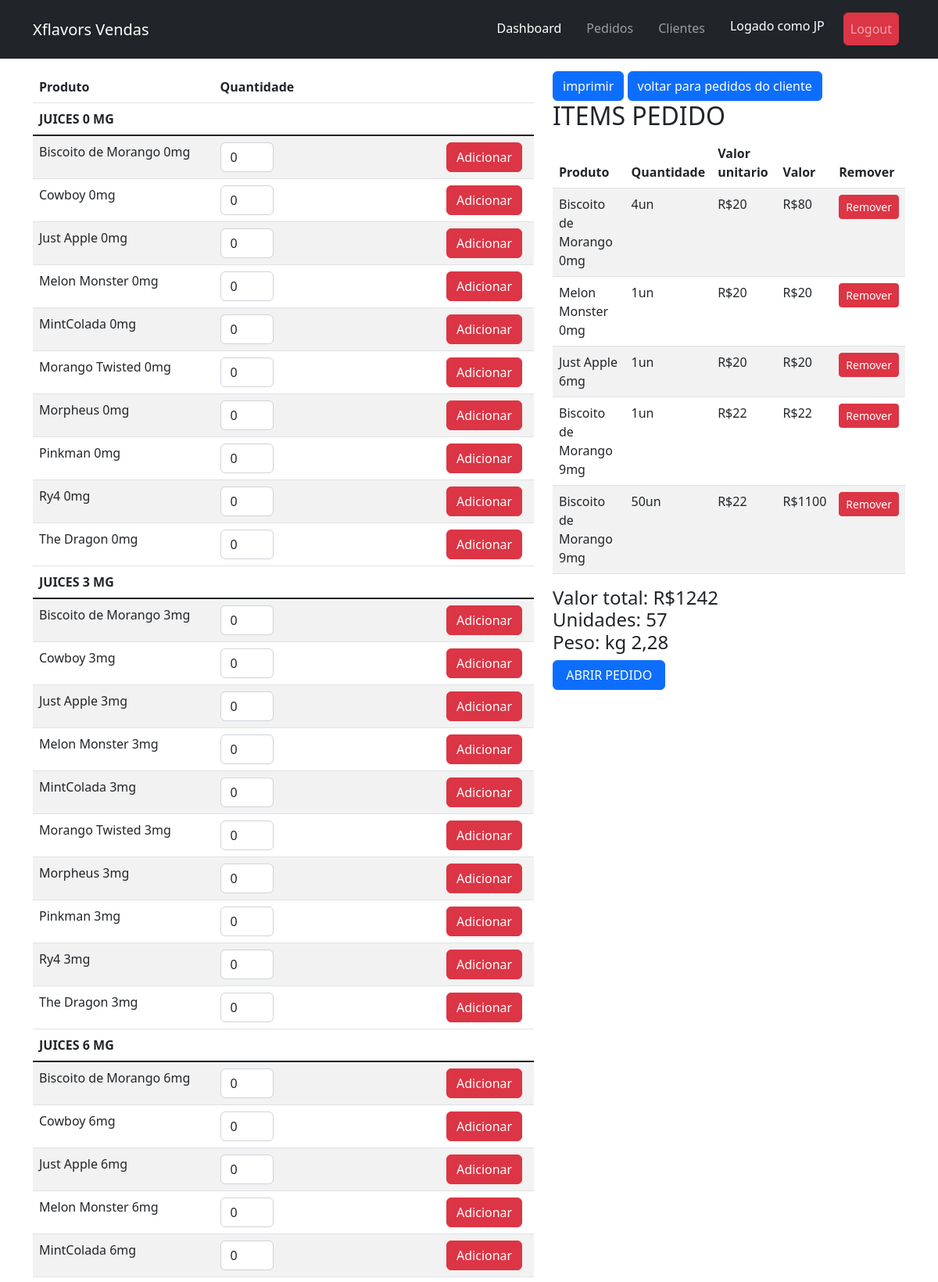
The app's page /pedido/14/42/ (signed in, upper part) with its own data.
### produtos/models.py (models this page shows, shortened)
class Juice(models.Model):
    NIC = (
        ("0mg", "0"),
        ("3mg", "3"),
        ("6mg", "6"),
        ("9mg", "9"),
        ("12mg", "12"),
    )
    nome = models.CharField(max_length=50)
    mls = models.IntegerField()
    mg = models.CharField(max_length= 4, choices = NIC,
        default ='0')
    valor = models.DecimalField(max_digits=8,decimal_places=2)
    descricao = models.TextField(max_length=800)
    criado = models.DateField(auto_now_add=True)
    updated = models.DateTimeField(auto_now=True)
    imagem = models.ImageField(upload_to='static/juices', null=True, blank=True)
    created_at = models.DateTimeField(auto_now_add=True, blank=True, null=True)
    updated_at = models.DateTimeField(auto_now=True, blank=True, null=True)

### pedidos/models.py (models this page shows, shortened)
class Pedido(models.Model):
    cliente = models.ForeignKey(Cliente, on_delete=models.CASCADE)
    vendedor = models.ForeignKey(Vendedor, on_delete=models.CASCADE)
    items = models.ManyToManyField(Item)
    created_at = models.DateTimeField(auto_now_add=True, blank=True, null=True)
    updated_at = models.DateTimeField(auto_now=True, blank=True, null=True)
    status = models.BooleanField(default=False)
    pagamento = models.BooleanField(default=False)
    primeira_compra = models.BooleanField(default=False)
    recebido = models.BooleanField(default=False)
    @property
    def valor_total(self):
        return sum([int(item.valor_total) for item in self.items.all()])
    @property
    def unidades_total(self):
        quantidade = sum([int(item.quantidade) for item in self.items.all()])
        return quantidade
    @property
    def peso(self):
        quantidade =  sum([int(item.quantidade) for item in self.items.all()])
        return  round(quantidade * 0.04,2)

class Item(models.Model):
    produto = models.ForeignKey(Juice, on_delete=models.CASCADE)
    quantidade = models.PositiveIntegerField()
    created_at = models.DateTimeField(auto_now_add=True, blank=True, null=True)
    updated_at = models.DateTimeField(auto_now=True, blank=True, null=True)
    @property
    def valor_total(self):
        qr_item = [it.items.all() for it in self.pedido_set.all()]
        total = []
        for items in qr_item:
            for item  in items:
                total.append(item.quantidade)
        quantidade= sum(total)
        if self.produto.mg == '9mg' or self.produto.mg == '12mg':
            if quantidade >= 20 and quantidade <= 49:
                return 24 * self.quantidade
            elif quantidade >= 50 and quantidade <= 99:
                return 22 * self.quantidade
            elif quantidade >= 100 and quantidade <= 199:
                return 20 * self.quantidade
            elif quantidade >= 200:
                return 19 * self.quantidade
            else:
                return self.quantidade * 27
        else:
            if quantidade >= 20 and quantidade <= 49:
                return 22 * self.quantidade
            elif quantidade >= 50 and quantidade <= 99:
                return 20 * self.quantidade
            elif quantidade >= 100 and quantidade <= 199:
                return 18 * self.quantidade
            elif quantidade >= 200:
                return 17 * self.quantidade
            else:
                return self.quantidade * 25
    def valor_unitario(self):
        qr_item = [it.items.all() for it in self.pedido_set.all()]
        total = []
        for items in qr_item:
            for item in items:
                total.append(item.quantidade)
        quantidade = sum(total)
        if self.produto.mg == '9mg' or self.produto.mg == '12mg':
            if quantidade >= 20 and quantidade <= 49:
                return 24
            elif quantidade >= 50 and quantidade <= 99:
                return 22
            elif quantidade >= 100 and quantidade <= 199:
                return 20
            elif quantidade >= 200:
                return 19
            else:
                return 27
        else:
            if quantidade >= 20 and quantidade <= 49:
                return 22
            elif quantidade >= 50 and quantidade <= 99:
                return 20
            elif quantidade >= 100 and quantidade <= 199:
                return 18
            elif quantidade >= 200:
                return 17
            else:
                return 25

### pedidos/views.py (the view)
# urls.py: path('pedido/<slug:cliente>/<int:pedido>/', pedido, name='pedido'),
@login_required
def pedido(request,cliente,pedido):
    clientes = Cliente.objects.filter(slug=cliente)
    vendedor = Vendedor.objects.all()
    produtos0mg = Juice.objects.filter(mg="0mg").order_by('nome')
    produtos3mg = Juice.objects.filter(mg="3mg").order_by('nome')
    produtos6mg = Juice.objects.filter(mg="6mg").order_by('nome')
    produtos9mg = Juice.objects.filter(mg="9mg").order_by('nome')
    produtos12mg = Juice.objects.filter(mg="12mg").order_by('nome')
    pedidos = Pedido.objects.filter(pk=pedido)
    item = Item.objects.all()
    context = {'cliente': clientes,
               'vendedor': vendedor,
               'produtos0mg': produtos0mg,
               'produtos3mg': produtos3mg,
               'produtos6mg': produtos6mg,
               'produtos9mg': produtos9mg,
               'produtos12mg': produtos12mg,
               'pedidos': pedidos,
               'item': item,
               }
    return render(request=request, template_name="pedido.html",context=context)

### templates/pedido.html (shortened to what this page needs)
{% extends 'base.html' %}
{% load static %}
{% block content %}
<div class="container mt-3">
    <div class="row">
        <div class="col-7">
            <table class="table table-striped table-inverse table-responsive">
                <thead class="thead-default">
                <tr>
                    <th>Produto</th>
                    <th>Quantidade</th>
                    <th></th>
                </tr>
                </thead>
                <thead class="thead-dark">
                <th>JUICES 0 MG</th>
                </thead>
                <tbody class="table-group-divider">
                {% for produto in produtos0mg %}
                    {% include 'partials/_produto_tabela.html' %}
                {% endfor %}
                <thead class="thead-dark">
                <th>JUICES 3 MG</th>
                </thead>
                <tbody class="table-group-divider">
                <tbody class="table-group-divider">
                {% for produto in produtos3mg %}
                    {% include 'partials/_produto_tabela.html' %}
                {% endfor %}
                <thead class="thead-dark">
                <th>JUICES 6 MG</th>
                <tbody class="table-group-divider">
                {% for produto in produtos6mg %}
                    {% include 'partials/_produto_tabela.html' %}
                {% endfor %}
            </table>
            </div>
            <div class='col-5'>
                <a  class="btn btn-primary" href="imprimir" role="button">imprimir</a>
                <a  class="btn btn-primary" href="/pedidos/{% for client in cliente %}{{ client.id }}{% endfor %}" role="button">voltar para pedidos do cliente</a>
                <div id='pedido_carrinho'>
                    {% include 'partials/_items.html' %}
{% endblock %}

### templates/partials/_navbar.html (shortened to what this page needs)
	<nav class="navbar navbar-expand-lg navbar-dark bg-dark p-3">
<div class="container">
  <a class="navbar-brand" href="#">Xflavors Vendas</a>
  <div class=" collapse navbar-collapse" id="navbarNavDropdown">
    <ul class="navbar-nav ms-auto ">
      <li class="nav-item">
        <a class="nav-link mx-2 active" aria-current="page" href="/dashboard">Dashboard</a>
      </li>
      <li class="nav-item">
        <a class="nav-link mx-2" href="/pedidos">Pedidos</a>
      </li>
      <li class="nav-item">
        <a class="nav-link mx-2" href="/clientes">Clientes</a>
      </li>
        <li class="nav-item mx-2">
          <h4 class="nav-link text-white align-self-center">Logado como {{ request.user.username }}</h4>
      </li>
      <li class="nav-item mx-2">
         <a class="btn nav-link btn-danger btn align-self-center  " href="{% url 'logout' %}">Logout</a>
      </li>
    </ul>
  </div>
</div>
</nav>

### templates/partials/_produto_tabela.html (shortened to what this page needs)
<tr>
    <td scope="row">{{produto.nome}} {{produto.mg}}</td>
    <form method="post" id="add_item{{produto.id}}">
        <div class="form-group">
            <td>
                <div class="col-3">
                    <input type="number"
                           class="form-control quantidade{{produto.id}}" name="quantidade{{produto.id}}"
                           id="quantidade{{produto.id}}" value="0" placeholder="">
                </div>
            </td>
            <td><button type="submit" class="btn btn-danger">Adicionar</button></td>
        </div>
    </form>
</tr>

### templates/partials/_items.html (shortened to what this page needs)
            <h2>ITEMS PEDIDO</h2>
            {% for pedido in pedidos %}
            <table class='table table-striped table-inverse table-responsive'>
                <thead class='thead-default'>
                <tr>
                    <th>Produto</th>
                    <th>Quantidade</th>
                    <th>Valor unitario</th>
                    <th>Valor</th>
                    <th>Remover</th>
                </tr>
                </thead>
                <tbody>
                {% for item in pedido.items.all %}
                <tr>
                    <td scope='row'>{{ item.produto.nome }} {{ item.produto.mg }}</td>
                    <td>{{item.quantidade}}un</td>
                    <td>R${{item.valor_unitario}}</td>
                    <td>R${{item.valor_total}}</td>
                    <td>
                    <form method='post' action='tirar_item'>
                                <button type='submit' name='deletar' class='btn btn-danger btn-sm'>Remover</button>
                    </form>
                    </td>
                </tr>
                {% endfor %}
                </tbody>
            </table>
            <H4> Valor total: R${{ pedido.valor_total }} <br> Unidades: {{pedido.unidades_total}} <br> Peso: kg {{pedido.peso}}</H4>
                <input name="" id="fechar" class="btn btn-primary" onclick="mudar_status()" type="button"
                       value="{% if pedido.status == True %} ABRIR PEDIDO {% else %}  FECHAR PEDIDO {% endif %}">
            </div>
            <br>
</div>
        </div>
    </div>
{% endfor %}

### records on screen
Juice: nome "Biscoito de Morango", mg "0mg"
Juice: nome "Cowboy", mg "0mg"
Juice: nome "Just Apple", mg "0mg"
Juice: nome "Melon Monster", mg "0mg"
Juice: nome "MintColada", mg "0mg"
Juice: nome "Morango Twisted", mg "0mg"
Juice: nome "Morpheus", mg "0mg"
Juice: nome "Pinkman", mg "0mg"
Juice: nome "Ry4", mg "0mg"
Juice: nome "The Dragon", mg "0mg"
Juice: nome "Biscoito de Morango", mg "3mg"
Juice: nome "Cowboy", mg "3mg"
Juice: nome "Just Apple", mg "3mg"
Juice: nome "Melon Monster", mg "3mg"
Juice: nome "MintColada", mg "3mg"
Juice: nome "Morango Twisted", mg "3mg"
Juice: nome "Morpheus", mg "3mg"
Juice: nome "Pinkman", mg "3mg"
Juice: nome "Ry4", mg "3mg"
Juice: nome "The Dragon", mg "3mg"
Juice: nome "Biscoito de Morango", mg "6mg"
Juice: nome "Cowboy", mg "6mg"
Juice: nome "Just Apple", mg "6mg"
Juice: nome "Melon Monster", mg "6mg"
Juice: nome "MintColada", mg "6mg"
Pedido: valor_total "1242", unidades_total "57", peso "2,28", status "ABRIR PEDIDO"
Item: produto.nome "Biscoito de Morango", produto.mg "0mg", quantidade "4", valor_unitario "20", valor_total "80"
Item: produto.nome "Melon Monster", produto.mg "0mg", quantidade "1", valor_unitario "20", valor_total "20"
Item: produto.nome "Just Apple", produto.mg "6mg", quantidade "1", valor_unitario "20", valor_total "20"
Item: produto.nome "Biscoito de Morango", produto.mg "9mg", quantidade "1", valor_unitario "22", valor_total "22"
Item: produto.nome "Biscoito de Morango", produto.mg "9mg", quantidade "50", valor_unitario "22", valor_total "1100"

### other values on screen
{{ request.user.username }} "JP"
